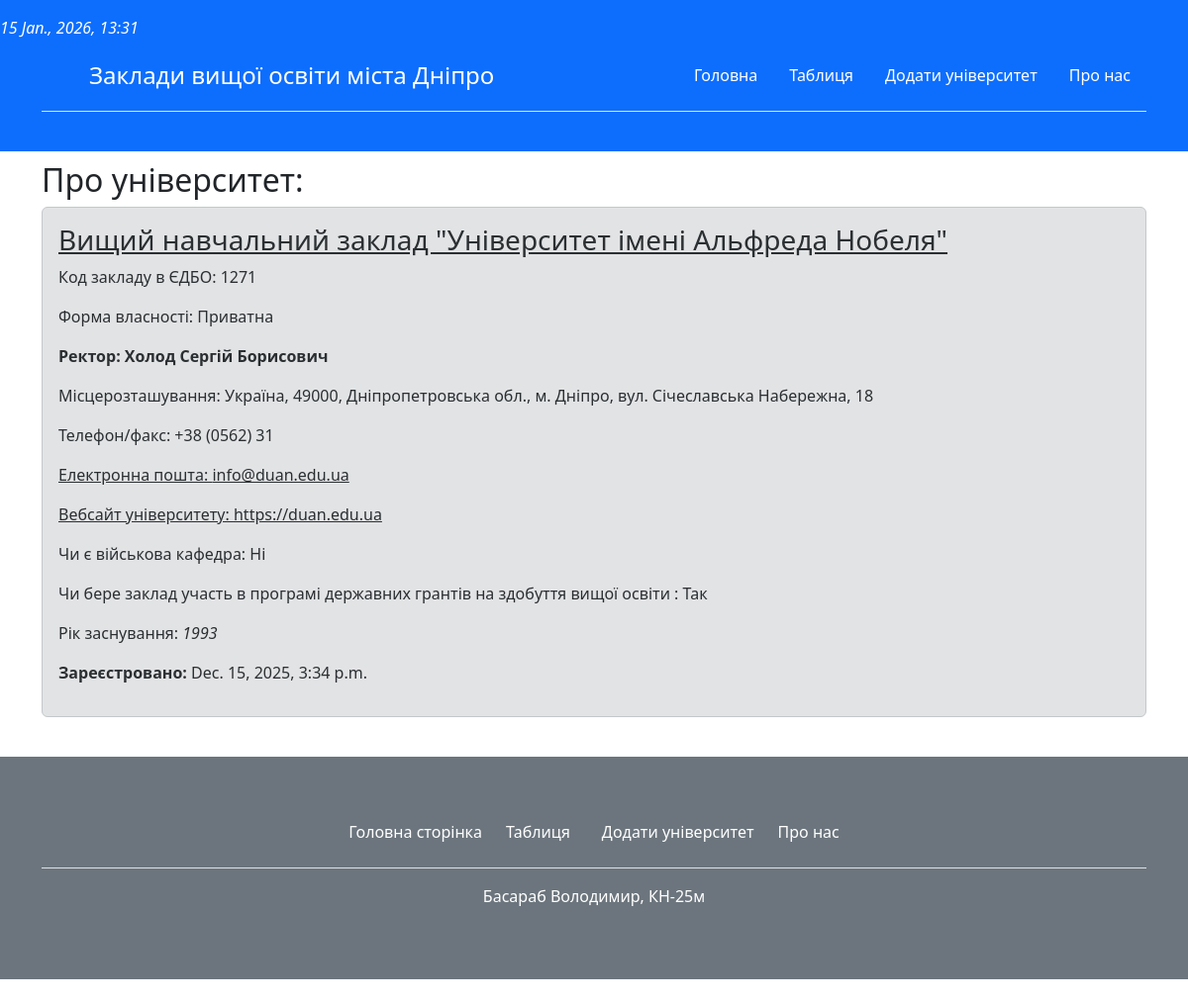
The page /university/1/view on the database its author committed.
### main/models.py (models this page shows, shortened)
class University(models.Model):
    code = models.CharField('Код закладу в ЄДЕБО',max_length=4, unique=True)
    title = models.CharField('Назва університету',max_length=150)
    ownership = models.CharField('Форма власності', max_length=10)
    rector = models.CharField('Ім`я ректора',max_length=100)
    location = models.TextField('Місцезнаходження')
    phone = models.CharField('Телефон/факс', max_length=100)
    email = models.CharField('Електронна пошта', max_length=50)
    website = models.CharField('Вебсайт університету', max_length=120)
    military_department = models.CharField('Чи є військова кафедра', max_length=3)
    grants = models.CharField('Чи бере заклад участь в програмі державних грантів на здобуття вищої освіти', max_length=3)
    year = models.CharField('Рік заснування', max_length=4)
    created = models.DateTimeField(auto_now_add=True)
    class Meta:
        verbose_name = 'Університет'
        verbose_name_plural = 'Університети'

### main/views.py (the view)
# urls.py: path('university/<int:id>/view', views.university_view, name='university_view'),
def university_view(request, id=1):
    try:
        university = University.objects.get(id=id)
    except University.DoesNotExist:
        raise Http404
    return render(request, 'main/university_view.html', {'title': 'Університети', 'university': university})

### main/templates/main/university_view.html (shortened to what this page needs)
{% extends 'main/base.html' %}
{% block content %}
<h2 style="margin-top: 10px">Про університет:</h2>
{% if university %}
        <div class="alert alert-secondary mt-1">
            <h3><u>{{ university.title }}</u></h3>
            <p>Код закладу в ЄДБО: {{ university.code }}</p>
            <p>Форма власності: {{ university.ownership }}</p>
            <p><b>Ректор: {{ university.rector }}</b></p>
            <p>Місцерозташування: {{ university.location }}</p>
            <p>Телефон/факс: {{ university.phone }}</p>
            <p><u>Електронна пошта: {{ university.email }}</u></p>
            <p><u>Вебсайт університету: {{ university.website }}</u></p>
            <p>Чи є військова кафедра: {{ university.military_department }}</p>
            <p>Чи бере заклад участь в програмі державних грантів на здобуття вищої освіти : {{ university.grants }}</p>
            <p>Рік заснування: <i>{{ university.year }}</i></p>
            <p><b>Зареєстровано:</b> {{ university.created }}</p>
        </div>
{% else %}
    <i><b>В цьому списку такого університету не знайдено.</b></i>
{% endif %}
{% endblock %}

### main/templates/main/base.html (shortened to what this page needs)
<!doctype html>
<html lang="ua">
<head>
    <link rel="stylesheet" href="https://cdn.jsdelivr.net/npm/bootstrap@5.3.3/dist/css/bootstrap.min.css">
</head>
<body style="display: flex; flex-direction: column; min-height: 100vh; margin: 0;">
<header class="py-3 bg-primary text-white">
    <i>{% now "d N, Y, H:i" %}</i>
<div class="container">
    <header class="d-flex flex-wrap justify-content-center py-3 mb-4 border-bottom bg-primary text-white">
        <a href="{% url 'start' %}" class="d-flex align-items-center mb-3 mb-md-0 me-md-auto link-body-emphasis text-white text-decoration-none">
            <svg class="bi me-2" width="40" height="32" aria-hidden="true"><use xlink:href="#bootstrap"></use></svg>
            <span class="fs-4">Заклади вищої освіти міста Дніпро</span>
        </a>
        <ul class="nav nav-pills">
            <li class="nav-item"><a href="{% url 'home' %}" class="nav-link text-white" aria-current="page">Головна</a></li>
            <li class="nav-item"><a href="{% url 'main' %}" class="nav-link text-white" aria-current="page">Таблиця</a></li>
            <li class="nav-item"><a href="{% url 'create' %}" class="nav-link text-white">Додати університет</a></li>
            <li class="nav-item"><a href="{% url 'about' %}" class="nav-link text-white">Про нас</a></li>
        </ul>
    </header>
</div>
</header>
<div class="container">
{% block content %}{% endblock %}
</div>
<footer class="py-3 my-4 bg-secondary">
<div class="container">
    <footer class="py-3 my-4">
        <ul class="nav justify-content-center border-bottom pb-3 mb-3">
            <li class="nav-item"><a href="{% url 'home' %}" class="nav-link px-2 text-white">Головна сторінка</a></li>
            <li class="nav-item"><a href="{% url 'main' %}" class="nav-link text-white" aria-current="page">Таблиця</a></li>
            <li class="nav-item"><a href="{% url 'create' %}" class="nav-link text-white">Додати університет</a></li>
            <li class="nav-item"><a href="{% url 'about' %}" class="nav-link px-2 text-white">Про нас</a></li>
        </ul>
        <p class="text-center text-white">Басараб Володимир, КН-25м</p>
    </footer>
</div>
</footer>
</body>
</html>

### rows shown on the page
University: title "Вищий навчальний заклад \"Університет імені Альфреда Нобеля\"", code "1271", ownership "Приватна", rector "Холод Сергій Борисович", location "Україна, 49000, Дніпропетровська обл., м. Дніпро, вул. Січеславська Набережна, 18", phone "+38 (0562) 31", email "info@duan.edu.ua", website "https://duan.edu.ua", military_department "Ні", grants "Так", year "1993", created "Dec. 15, 2025, 3:34 p.m."
